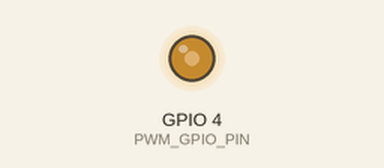
This sketch was run on a simulated ESP32-S3. Parts: output pins drawn as LEDs (lit = HIGH). What the sketch prints to the serial monitor is not drawn.

Above: at 0.15 s.
Timing chart, 0 to 9.0 s (numbered marks = the images above):
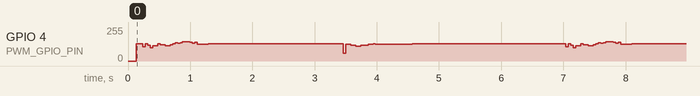

The sketch:

kevin_hex_audio.ino
```cpp
#include <driver/ledc.h>
#include <esp_timer.h>
#include "kevin_v1.h"   // generated by: xxd -i output.raw > audio_data.h
#include "kevin_v2.h"   // second audio file

// PWM Configuration
#define PWM_GPIO_PIN      4    // Choose your GPIO pin
#define PWM_CHANNEL       LEDC_CHANNEL_0
#define PWM_TIMER         LEDC_TIMER_0
#define PWM_FREQUENCY     78125          // 78.125 kHz PWM frequency
#define PWM_RESOLUTION    LEDC_TIMER_10_BIT  // 10-bit resolution (0-1023)

// Audio Configuration
static const uint32_t SAMPLE_RATE = 8000;   // Match your PCM data
static const uint32_t SAMPLE_PERIOD_US = 1000000 / SAMPLE_RATE;  // 125 microseconds

// Playback state
static volatile size_t current_sample = 0;
static volatile bool playing = false;
static volatile bool use_v1 = true;  // Flag to alternate between audio files
static esp_timer_handle_t audio_timer;

// Helper function to get current audio data
static const unsigned char* get_current_audio_data() {
    return use_v1 ? kevin_v1_raw : kevin_v2_raw;
}

// Helper function to get current audio data length
static size_t get_current_audio_length() {
    return use_v1 ? kevin_v1_raw_len : kevin_v2_raw_len;
}

// Timer callback function to output next sample
static void IRAM_ATTR audio_timer_callback(void* arg) {
    if (!playing || current_sample >= get_current_audio_length()) {
        playing = false;
        return;
    }

    // Get current audio data
    const unsigned char* audio_data = get_current_audio_data();

    // Get current 8-bit sample (0-255) and convert to PWM duty (0-1023)
    uint8_t sample = audio_data[current_sample];

    // Digital amplification (adjust GAIN_MULTIPLIER to control volume)
    #define GAIN_MULTIPLIER 10  // Increase this for more volume (1.0 = normal, 2.0 = double)

    // Convert to signed, apply gain, then back to PWM range
    int16_t signed_sample = (int16_t)sample - 128;  // Convert to signed (-128 to +127)
    signed_sample = (int16_t)(signed_sample * GAIN_MULTIPLIER);  // Apply gain

    // Clip to prevent distortion
    if (signed_sample > 127) signed_sample = 127;
    if (signed_sample < -128) signed_sample = -128;

    // Convert back to unsigned and scale to PWM
    uint8_t amplified_sample = (uint8_t)(signed_sample + 128);
    uint32_t duty = (amplified_sample * 1023) / 255;

    // Set PWM duty cycle
    ledc_set_duty(LEDC_LOW_SPEED_MODE, PWM_CHANNEL, duty);
    ledc_update_duty(LEDC_LOW_SPEED_MODE, PWM_CHANNEL);

    current_sample++;
}

void setup() {
    Serial.begin(115200);
    delay(100);

    Serial.println("ESP32-S3 Audio PWM Setup");
    Serial.printf("Kevin V1 audio size: %u bytes\n", kevin_v1_raw_len);
    Serial.printf("Kevin V2 audio size: %u bytes\n", kevin_v2_raw_len);
    Serial.printf("Sample rate: %u Hz\n", SAMPLE_RATE);
    Serial.printf("PWM output pin: GPIO%d\n", PWM_GPIO_PIN);
    Serial.println("Connect RC low-pass filter: GPIO -> 1kΩ -> Audio Out");
    Serial.println("                              ↓");
    Serial.println("                           10µF -> GND");
    Serial.println("Will alternate between kevin_v1 and kevin_v2 audio files");

    // Configure PWM (LEDC) for audio output
    ledc_timer_config_t timer_conf = {
        .speed_mode = LEDC_LOW_SPEED_MODE,
        .duty_resolution = PWM_RESOLUTION,
        .timer_num = PWM_TIMER,
        .freq_hz = PWM_FREQUENCY,
        .clk_cfg = LEDC_AUTO_CLK
    };
    ESP_ERROR_CHECK(ledc_timer_config(&timer_conf));

    ledc_channel_config_t channel_conf = {
        .gpio_num = PWM_GPIO_PIN,
        .speed_mode = LEDC_LOW_SPEED_MODE,
        .channel = PWM_CHANNEL,
        .timer_sel = PWM_TIMER,
        .duty = 0,
        .hpoint = 0
    };
    ESP_ERROR_CHECK(ledc_channel_config(&channel_conf));

    // Create high-resolution timer for sample playback
    esp_timer_create_args_t timer_args = {
        .callback = &audio_timer_callback,
        .arg = NULL,
        .dispatch_method = ESP_TIMER_TASK,
        .name = "audio_timer"
    };
    ESP_ERROR_CHECK(esp_timer_create(&timer_args, &audio_timer));

    Serial.println("Setup complete. Ready to play audio.");
}

void loop() {
    if (!playing) {
        // Display which audio file is about to play
        Serial.printf("Starting playback of %s (%u bytes)...\n",
                     use_v1 ? "kevin_v1" : "kevin_v2",
                     get_current_audio_length());

        // Reset playback position
        current_sample = 0;
        playing = true;

        // Start the timer
        ESP_ERROR_CHECK(esp_timer_start_periodic(audio_timer, SAMPLE_PERIOD_US));

        // Wait for playback to complete
        while (playing) {
            delay(100);
        }

        // Stop the timer
        esp_timer_stop(audio_timer);

        // Set PWM to middle value (silence)
        ledc_set_duty(LEDC_LOW_SPEED_MODE, PWM_CHANNEL, 512);
        ledc_update_duty(LEDC_LOW_SPEED_MODE, PWM_CHANNEL);

        Serial.printf("Playback complete. Played %u samples from %s\n",
                     current_sample, use_v1 ? "kevin_v1" : "kevin_v2");

        // Switch to the other audio file for next playback
        use_v1 = !use_v1;
        Serial.printf("Next playback will be: %s\n", use_v1 ? "kevin_v1" : "kevin_v2");

        delay(2000);  // Wait before next playback
    }
}

// Alternative I2S PDM implementation (comment out PWM code above to use this)
/*
#include <driver/i2s.h>

static const i2s_port_t I2S_PORT = I2S_NUM_0;
static const uint32_t SAMPLE_RATE = 8000;
#define I2S_PDM_GPIO_CLK  GPIO_NUM_17
#define I2S_PDM_GPIO_DOUT GPIO_NUM_18

void setup() {
    Serial.begin(115200);
    delay(100);

    // Configure I2S for PDM output
    i2s_config_t i2s_cfg = {
        .mode = i2s_mode_t(I2S_MODE_MASTER | I2S_MODE_TX | I2S_MODE_PDM),
        .sample_rate = SAMPLE_RATE,
        .bits_per_sample = I2S_BITS_PER_SAMPLE_16BIT,
        .channel_format = I2S_CHANNEL_FMT_RIGHT_LEFT,
        .communication_format = I2S_COMM_FORMAT_STAND_I2S,
        .intr_alloc_flags = ESP_INTR_FLAG_LEVEL1,
        .dma_buf_count = 4,
        .dma_buf_len = 64,
        .use_apll = false,
        .tx_desc_auto_clear = true
    };

    i2s_pin_config_t pin_cfg = {
        .bck_io_num = I2S_PIN_NO_CHANGE,
        .ws_io_num = I2S_PIN_NO_CHANGE,
        .data_out_num = I2S_PDM_GPIO_DOUT,
        .data_in_num = I2S_PIN_NO_CHANGE
    };

    ESP_ERROR_CHECK(i2s_driver_install(I2S_PORT, &i2s_cfg, 0, NULL));
    ESP_ERROR_CHECK(i2s_set_pin(I2S_PORT, &pin_cfg));

    Serial.println("I2S PDM Setup complete");
}

void loop() {
    size_t bytes_written = 0;

    // Convert 8-bit samples to 16-bit for I2S
    size_t current_len = use_v1 ? kevin_v1_raw_len : kevin_v2_raw_len;
    const unsigned char* current_data = use_v1 ? kevin_v1_raw : kevin_v2_raw;

    int16_t* samples_16bit = (int16_t*)malloc(current_len * 2);
    for (size_t i = 0; i < current_len; i++) {
        samples_16bit[i] = (int16_t)((current_data[i] - 128) * 256);  // Convert unsigned 8-bit to signed 16-bit
    }

    i2s_write(I2S_PORT, samples_16bit, current_len * 2, &bytes_written, portMAX_DELAY);

    free(samples_16bit);
    Serial.printf("Played %u bytes from %s\n", bytes_written, use_v1 ? "kevin_v1" : "kevin_v2");

    // Switch to the other audio file for next playback
    use_v1 = !use_v1;
    delay(500);
}
*/
```

Measured:
- by itself, GPIO 4 (PWM_GPIO_PIN): moves between 58/255 and 145/255, repeating every 6.8 s
